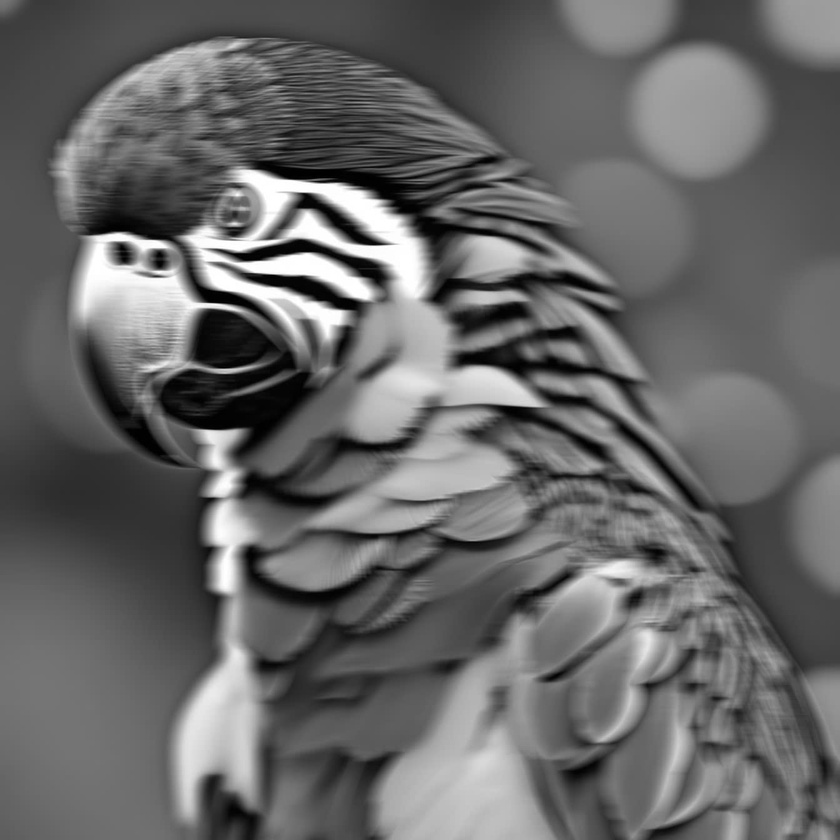
#> input picture courses/linear_algebra/resource/parrot_horizontal_blurred.jpg, 840 x 840 px, shrunk from 1344 x 1344 before the run
$ jupyter execute assignment_7.ipynb
#> lines starting #> are read from the running program, lines starting #| are printed output that depends on the picture; after the words box and inside, x2 and y2 are one past the last pixel; in counts of white or black regions, pixels touching at a corner belong together
# Exercise 7 - Image Horizontal Deblurring Using SVD and Pseudoinverse

1. **Imports**: Load necessary libraries including NumPy, SciPy, PIL, and Matplotlib.
2. **Load Image**: Open the blurred image (`parrot_blurred_vertical.jpg`) and convert it to grayscale.
3. **Construct Blur Matrix**: Create a Toeplitz matrix `A` representing the vertical blur kernel with blur length `omega = 30`.
4. **Compute Pseudoinverse**: Use SVD to calculate the pseudoinverse `A_plus` of the blur matrix.
5. **Recover Image**: Apply the pseudoinverse to the blurred image `B` to obtain the recovered image `X_plus`.
6. **Display Results**: Visualize the original blurred image and the recovered image side by side.

## Key Variables
- `B`: The blurred image as a NumPy array (shape: 1344x1344).
- `A`: The Toeplitz blur matrix (shape: 1344x1373).
- `A_plus`: Pseudoinverse of `A` (shape: 1373x1344).
- `X_plus`: Recovered image (shape: 1373x1344).
- Other variables include SVD components (`U`, `S`, `Vt`), rank `r_rank`, and parameters like `omega` and `tol`.

[cell 1]
# Step 1: Import
import numpy as np
from scipy.linalg import svd
from scipy.linalg import toeplitz
from PIL import Image
import matplotlib.pyplot as plt
import warnings

warnings.filterwarnings("ignore")

[cell 2]
# Step 2: Load blurred image
horizontal_blurred_img = Image.open("parrot_horizontal_blurred.jpg").convert("L")  # grayscale
B = np.array(horizontal_blurred_img, dtype=float)

r = B.shape[1]  # number of columns (width)
#> r = 840
omega = 30  # blur length
n = r + omega - 1
#> n = 869

print("Blurred image shape:", B.shape)
#| Blurred image shape: (840, 840)

# Step 3: Construct blur matrix A using Toeplitz
c = np.zeros(r)
#> c = 840 values from 0 to 0
c[0] = 1 / omega  # first column (formula 11)
r = np.zeros(n)
#> r = 869 values from 0 to 0
r[:omega] = 1 / omega  # first row (formula 12)
A = toeplitz(c, r)  # Toeplitz matrix (r x n)

# Step 4: Compute pseudoinverse of A via SVD
U, S, Vt = svd(A)
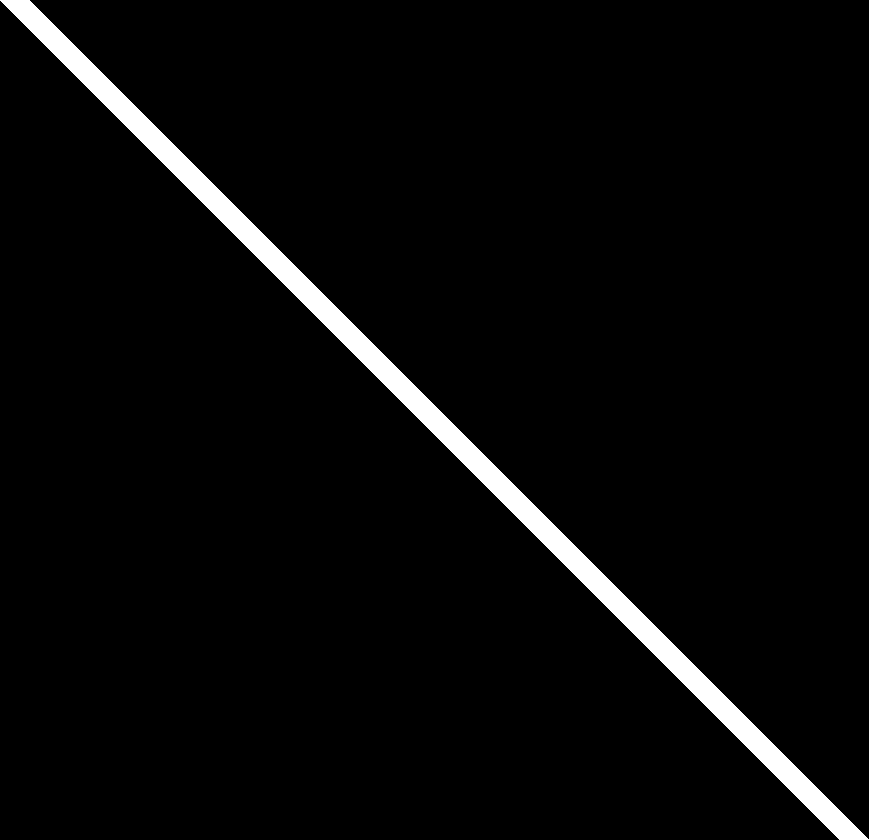
#> A: shape (840, 869) float64; values 0 (black) and 0.0333 (white), 3.5% white; 1 white region, box (x1, y1, x2, y2) and area: (0, 0, 869, 840) 25200
tol = 1e-10
r_rank = np.sum(S > tol)
#> r_rank = 840

Sigma_plus = np.zeros((Vt.shape[0], U.shape[0]))
for i in range(r_rank):
    Sigma_plus[i, i] = 1.0 / S[i]
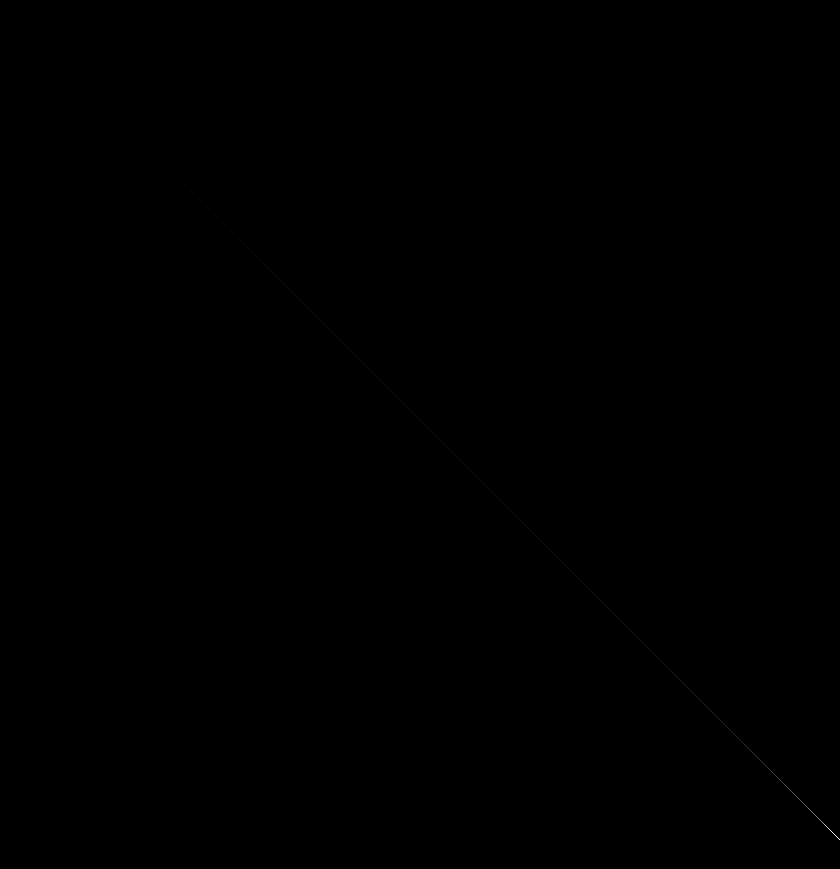
#> Sigma_plus: shape (869, 840) float64; min 0, max 553.7, mean 0.1; drawn with min black and max white

A_plus = Vt.T @ Sigma_plus @ U.T

# Step 5: Recover image using formula (14)
X_plus = B @ A_plus.T
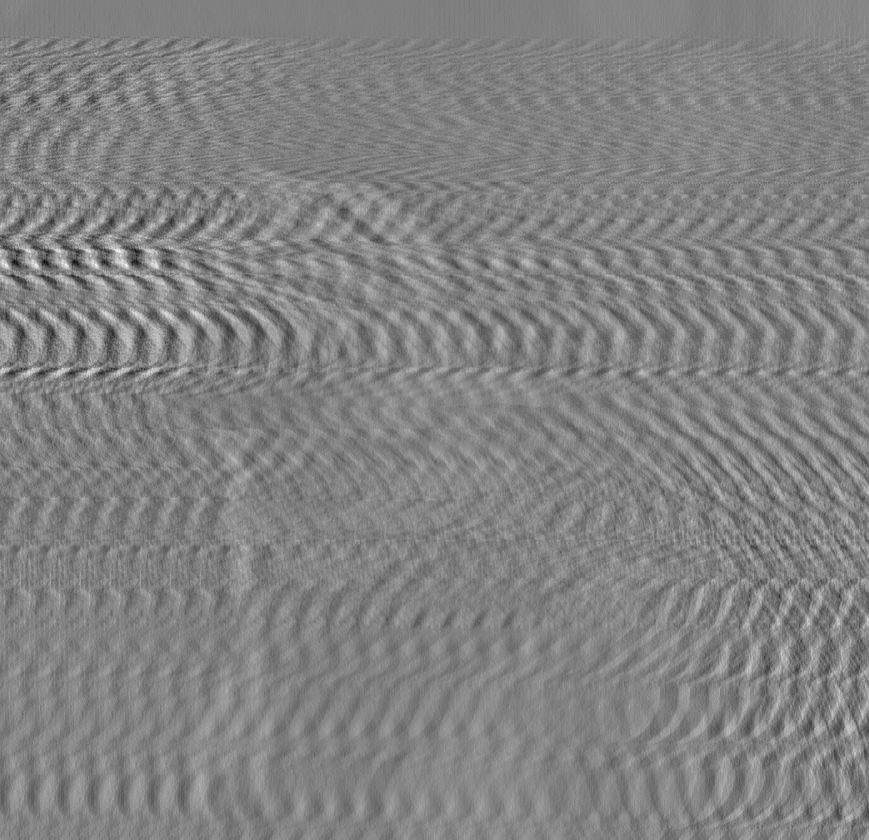
#> X_plus: shape (840, 869) float64; min -1708.4, max 1836.8, mean 103.3; drawn with min black and max white

# Step 6: Display results
plt.figure(figsize=(10, 5))

plt.subplot(1, 2, 1)
plt.imshow(B, cmap="gray")
plt.title("Blurred Image")
plt.axis("off")

plt.subplot(1, 2, 2)
plt.imshow(np.clip(X_plus, 0, 255), cmap="gray")
plt.title("Recovered Image")
plt.axis("off")

plt.show()
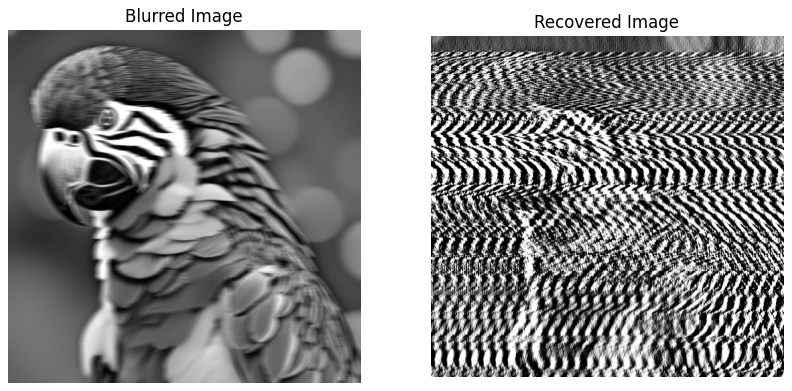
#> figure drawn by matplotlib, 2 panels
